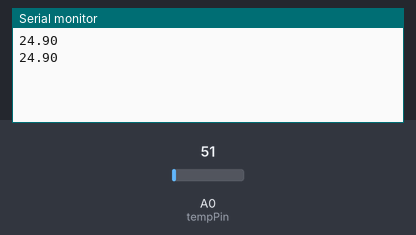
Simulated run of this sketch. Board: Arduino Uno, built with avr-gcc and run on an emulated ATmega328P. Parts: the last lines printed to the serial monitor. The inputs (shaded band) are chosen by the test bench; at power-on: A0 (tempPin) = 51.

Above: at 1.8 s.
1.9 s: A0 (tempPin) set to 61
At 2.8 s:
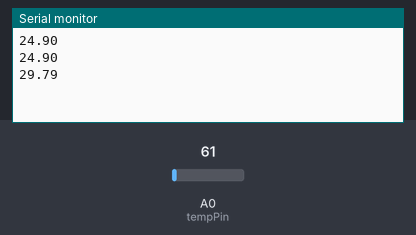
3.4 s: A0 (tempPin) set to 71
At 4.6 s:
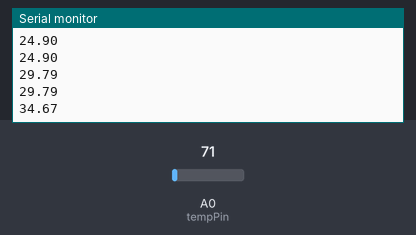
Timing chart, 0 to 6.4 s (numbered marks = the images above; inputs shaded):
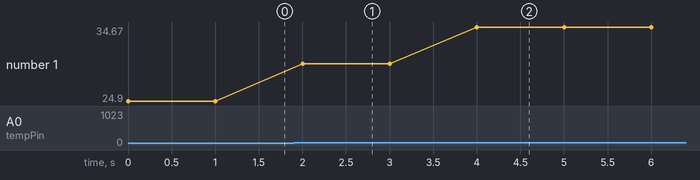

The sketch:

lm35.ino
```cpp
int tempPin = A0;
float temperature = 0;

void setup() {
  Serial.begin(9600);
}

void loop() {
  temperature = analogRead(tempPin) * 0.48828125;
  Serial.println(temperature);
  delay(1000);
}
```

Measured:
- after the input at 1.9 s, the serial monitor: prints a new line after 0.10 s (image 1)
- after the input at 3.4 s, the serial monitor: prints a new line after 0.60 s (image 2)
- plotted number 1: 24.9 → 29.79 after the input at 1.9 s, 29.79 → 34.67 after the input at 3.4 s
